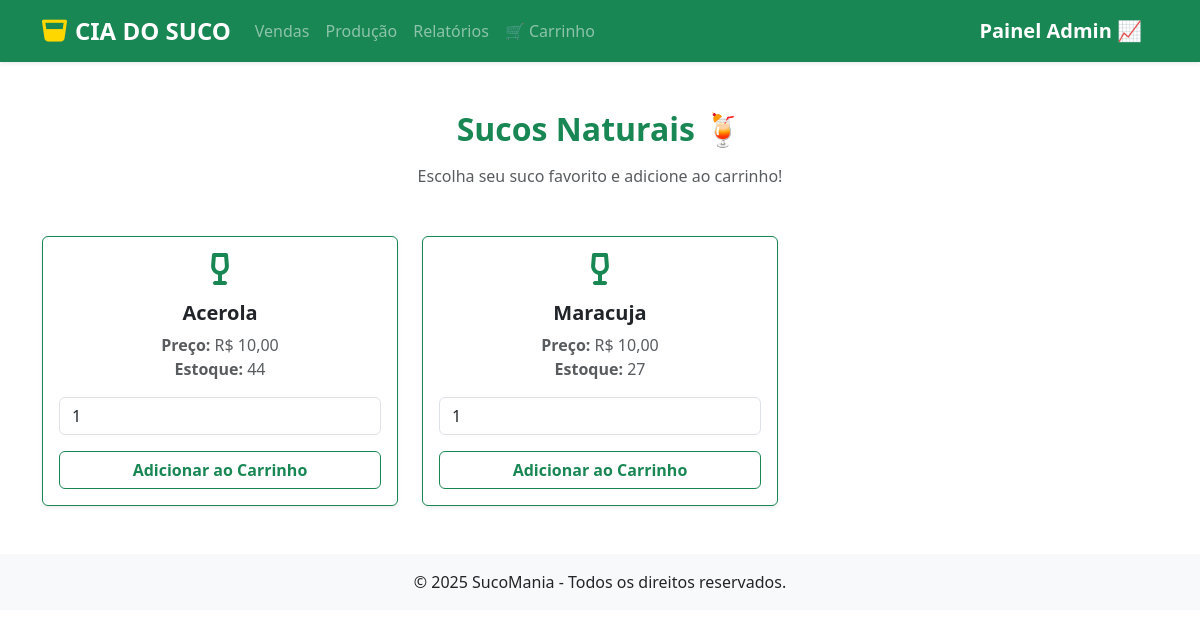
The page /sucos/ on the database as committed earlier.
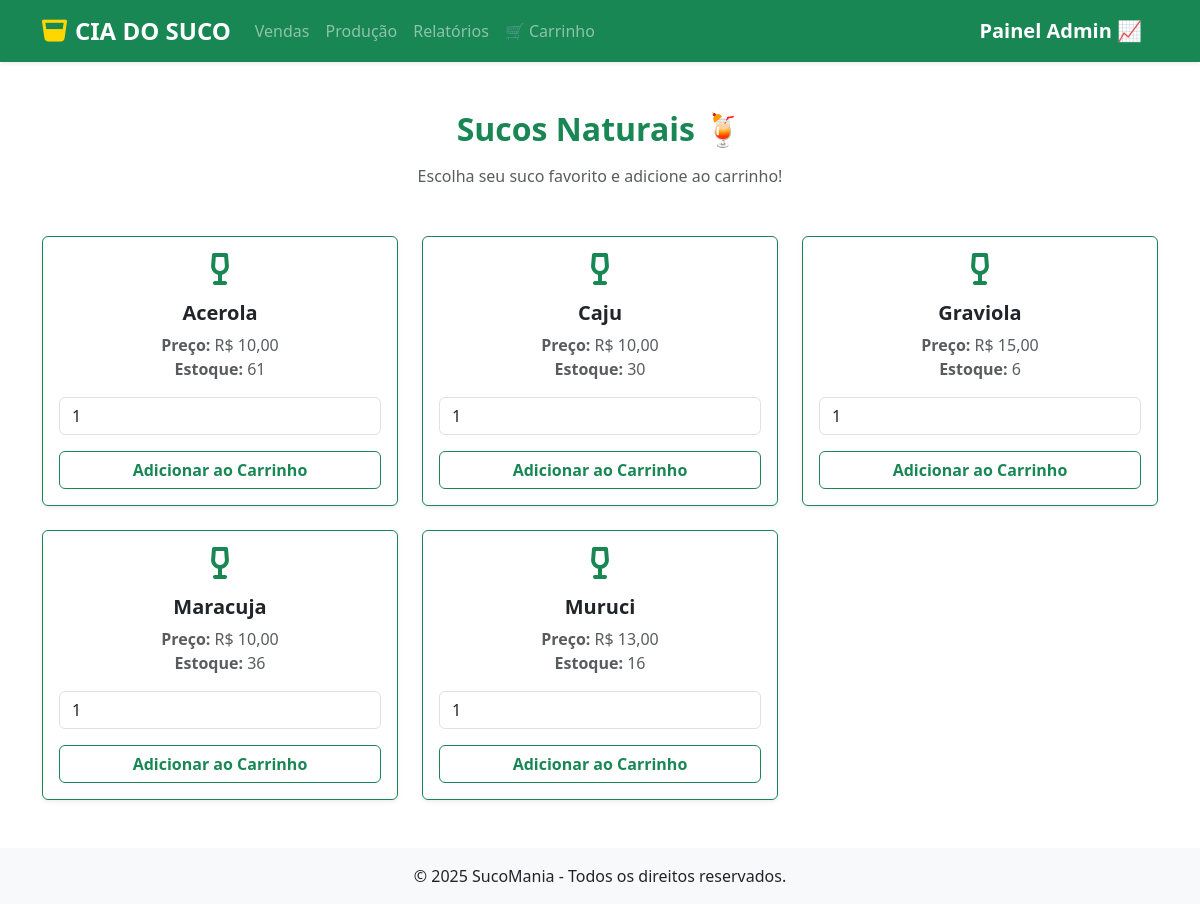
The same page on the database as committed later.
### sucos/models.py (models this page shows, shortened)
class Product(models.Model):
    title = models.CharField(max_length= 100, verbose_name='Titutlo')
    ingredient  = models.ForeignKey('Ingredient', on_delete=models.PROTECT,related_name='products', verbose_name='Ingrediente')
    quantity = models.PositiveBigIntegerField(default=0, verbose_name='Quantidade em Estoque')
    category = models.ForeignKey(Category, on_delete= models.PROTECT, related_name='products', verbose_name='Categoria')
    price = models.DecimalField(max_digits=10, decimal_places=2, verbose_name='Preço')
    is_active = models.BooleanField(default=True, verbose_name='Ativo')
    description = models.TextField(null=True, blank=True, verbose_name='Descrição')
    created_at = models.DateTimeField(auto_now_add=True, verbose_name='Criado em')
    updated_at = models.DateTimeField(auto_now=True, verbose_name='Atualizado em')
    class Meta:
        ordering = ['title']
        verbose_name = 'Produto'

### sucos/views.py (the view)
# urls.py: path('sucos/', listar_sucos, name='sucos'),
def listar_sucos(request):
    sucos = Product.objects.filter(category__name='Suco', is_active = True )
    return render(request, 'produtos/suco.html', {'sucos':sucos})

### sucos/templates/produtos/suco.html (shortened to what this page needs)
{% extends 'venda.html' %}
{% load static %}
{% block menu %}
<nav class="navbar navbar-expand-lg navbar-dark bg-success shadow-sm">
    <div class="container">
        <a class="navbar-brand d-flex align-items-center" href="{% url 'inicio' %}">
            <i class="fas fa-glass-whiskey fa-lg me-2" style="color: #FFD700;"></i>
            <span class="fw-bold fs-4">CIA DO SUCO</span>
        </a>
        <div class="collapse navbar-collapse" id="navbarNav">
            <ul class="navbar-nav me-auto">
                <li class="nav-item"><a class="nav-link" href="{% url 'venda' %}">Vendas</a></li>
                <li class="nav-item"><a class="nav-link" href="{% url 'sucos-producao' %}">Produção</a></li>
                <li class="nav-item"><a class="nav-link" href="{% url 'relatorio' %}">Relatórios</a></li>
                <li class="nav-item"><a class="nav-link" href="{% url 'ver_carrinho' %}">🛒 Carrinho</a></li>
            </ul>
            <a class="navbar-brand text-white" href="{% url 'admin:index' %}">
                <span class="fw-bold fs-5">Painel Admin 📈</span>
            </a>
        </div>
    </div>
</nav>
{% endblock %}
{% block conteudo %}
<div class="container py-5">
    <h2 class="text-center text-success fw-bold mb-3">Sucos Naturais 🍹</h2>
    <p class="text-center text-muted mb-5">Escolha seu suco favorito e adicione ao carrinho!</p>
    {% if sucos %}
        <div class="row g-4">
            {% for suco in sucos %}
            <div class="col-md-4">
                <div class="card border-success shadow-sm h-100">
                    <div class="card-body text-center">
                        <i class="fas fa-wine-glass-alt fa-2x text-success mb-3"></i>
                        <h5 class="card-title fw-bold">{{ suco.title }}</h5>
                        <p class="card-text text-muted">
                            <strong>Preço:</strong> R$ {{ suco.price }} <br>
                            <strong>Estoque:</strong> {{ suco.quantity }}
                        </p>
                        <form method="post" action="{% url 'adicionar_carrinho' %}">
                            <div class="input-group mb-3">
                                <input type="number"
                                       name="quantidade"
                                       value="1"
                                       min="1"
                                       max="{{ suco.quantity }}"
                                       class="form-control"
                                       placeholder="Quantidade"
                                       {% if suco.quantity == 0 %}disabled{% endif %}>
                            </div>
                            <button type="submit"
                                    class="btn btn-outline-success w-100 fw-bold"
                                    {% if suco.quantity == 0 %}disabled{% endif %}>
                                {% if suco.quantity == 0 %}Esgotado{% else %}Adicionar ao Carrinho{% endif %}
                            </button>
                        </form>
                    </div>
                </div>
            </div>
            {% endfor %}
        </div>
    {% else %}
        <div class="alert alert-warning text-center mt-4" role="alert">
            Nenhum suco disponível no momento! 😢
        </div>
    {% endif %}
</div>
{% endblock %}

### sucos/templates/venda.html (shortened to what this page needs)
{% extends 'inicio.html' %}

### sucos/templates/inicio.html (shortened to what this page needs)
{% extends 'modelo/base.html' %}

### sucos/templates/modelo/base.html (shortened to what this page needs)
{% load static %}
<!DOCTYPE html>
<html lang="pt-br">
<head>
    <link rel="stylesheet" href="{% static 'css/bootstrap.min.css' %}">
    <link rel="stylesheet" href="{% static 'css/estilo.css' %}">
    <link rel="stylesheet" href="https://cdnjs.cloudflare.com/ajax/libs/font-awesome/6.4.0/css/all.min.css">
    <link href="https://cdn.jsdelivr.net/npm/bootstrap@5.3.0/dist/css/bootstrap.min.css" rel="stylesheet">
</head>
<body>
    {% block menu %}{% endblock %}
    {% block conteudo %}{% endblock %}
    {% block rodape %}
    <footer class="bg-light text-center py-3 mt-auto">
        <p class="mb-0">&copy; 2025 SucoMania - Todos os direitos reservados.</p>
    </footer>
    {% endblock %}
</body>
</html>

Rows that differ between the two databases and show on the page:
changed Product "Acerola": quantity "44" → "61"
added Product: title "Caju", price "10,00", quantity "30", quantidade "1", shows "Adicionar ao Carrinho"
added Product: title "Graviola", price "15,00", quantity "6", quantidade "1", shows "Adicionar ao Carrinho"
changed Product "Maracuja": quantity "27" → "36"
added Product: title "Muruci", price "13,00", quantity "16", quantidade "1", shows "Adicionar ao Carrinho"
